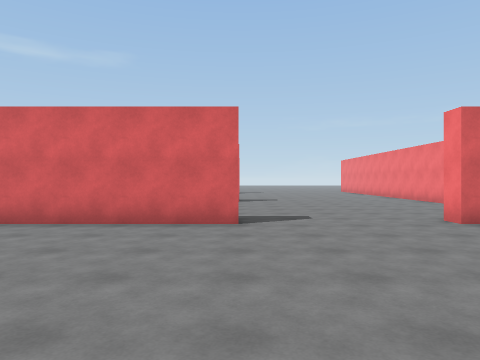
[1] (above)

24 first-person views from a walk through a scene from a Unity 3-D project. The camera is 1.5 m above the floor, looks level and sees 70° across. The floor is counted in squares, 2 m on a side. Each view is taken from the middle of a square. On the plan, view 1 faces up. The plan holds only what a view shows up to about 11 squares ahead; the rest is blank. The place goes on beyond the plan. The player character is not drawn.

[2]
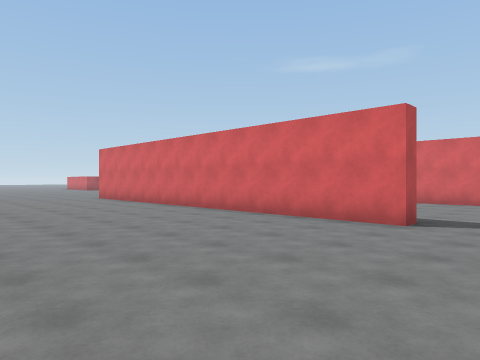

[3]
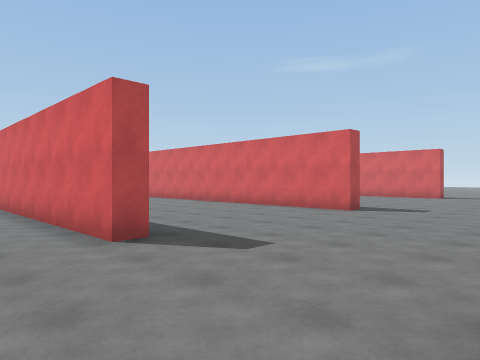

[4]
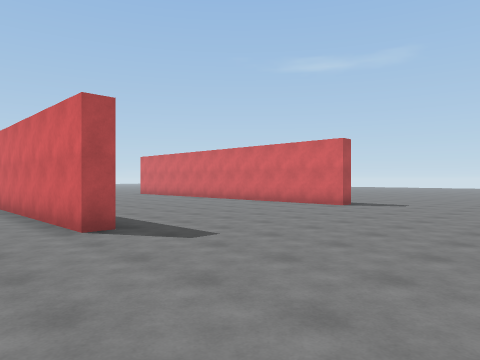

[5]
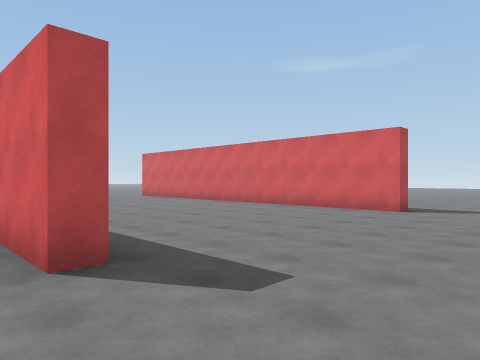

[6]
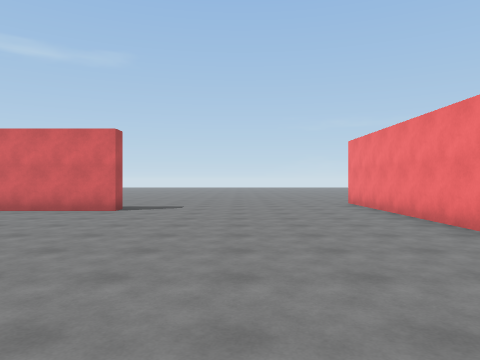

[7]
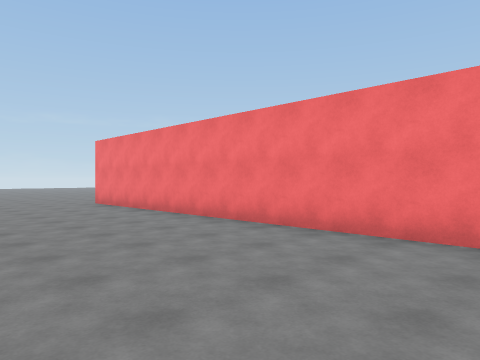

[8]
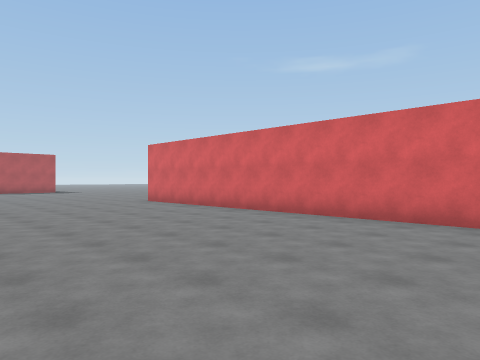

[9]
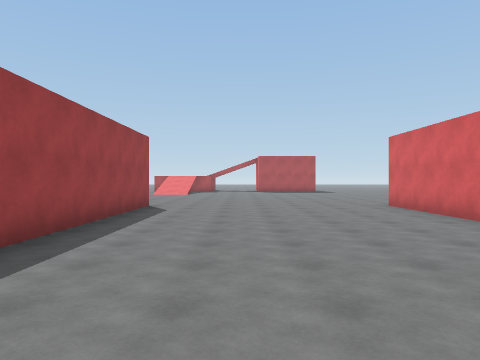

[10]
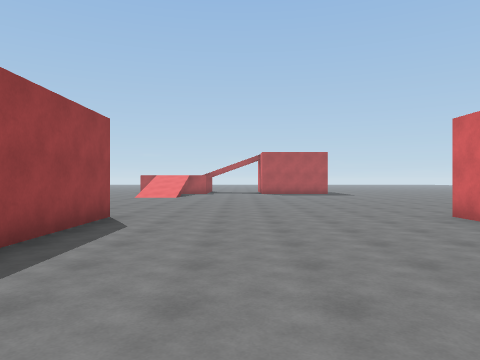

[11]
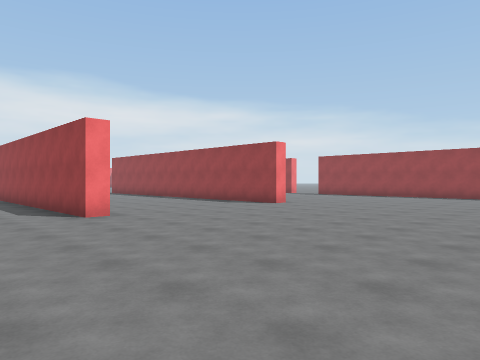

[12]
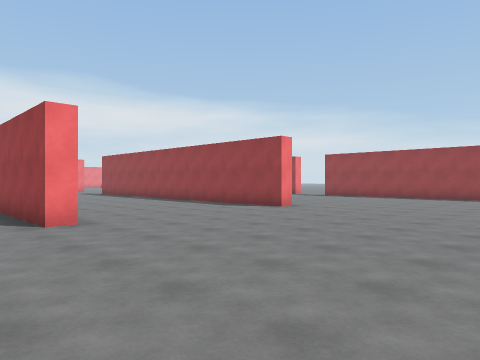

[13]
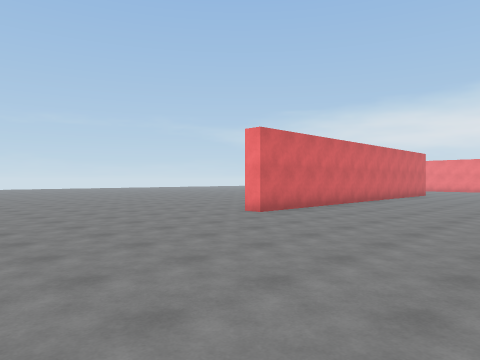

[14]
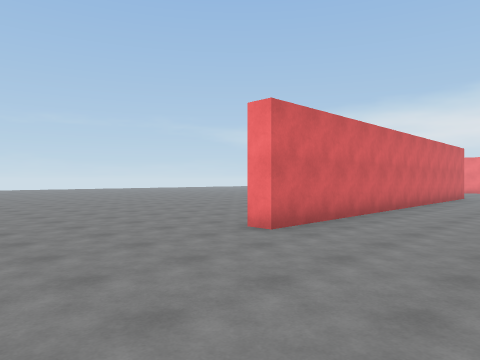

[15]
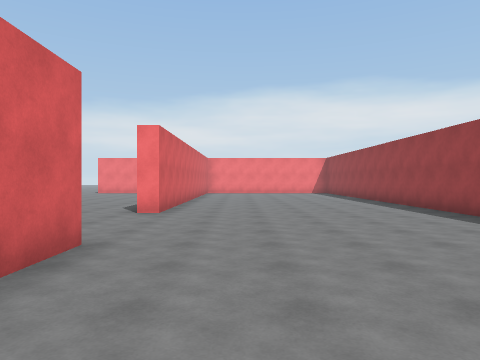

[16]
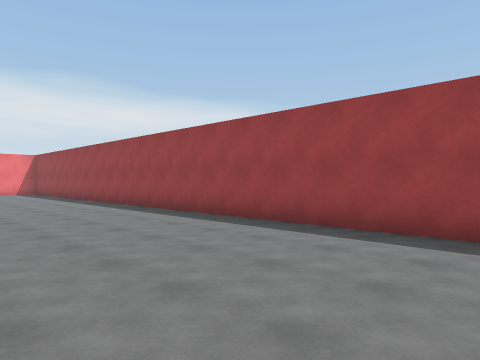

[17]
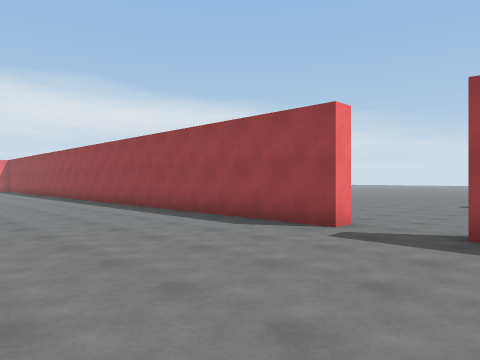

[18]
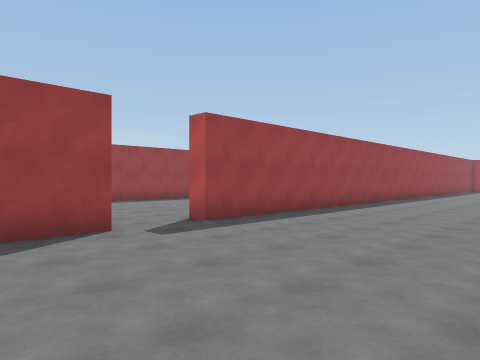

[19]
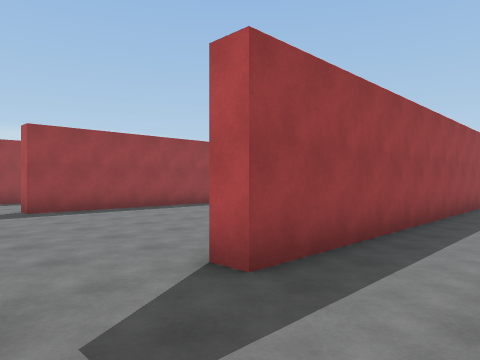

[20]
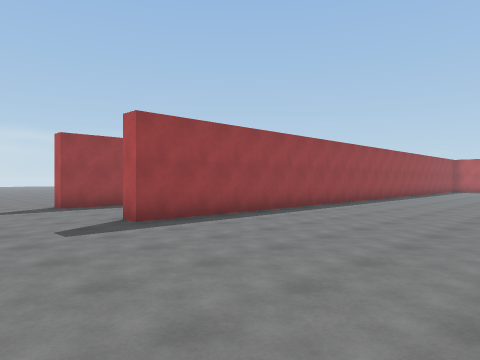

[21]
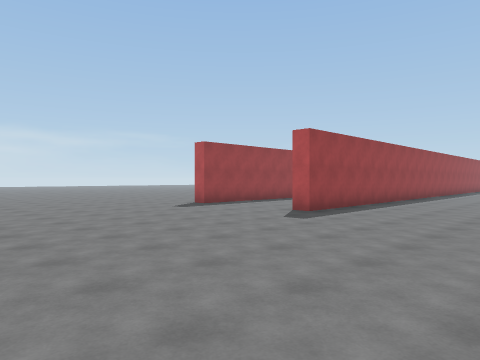

[22]
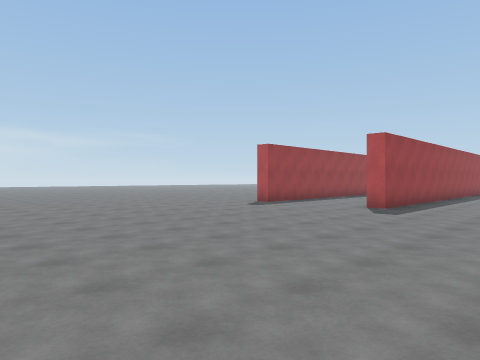

[23]
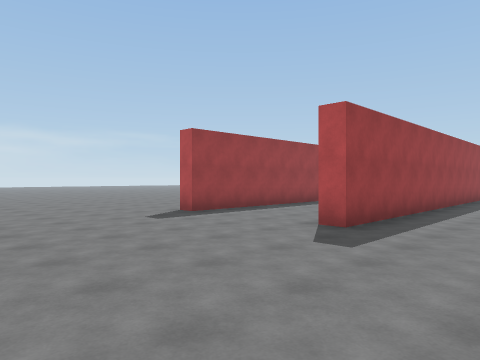

[24]
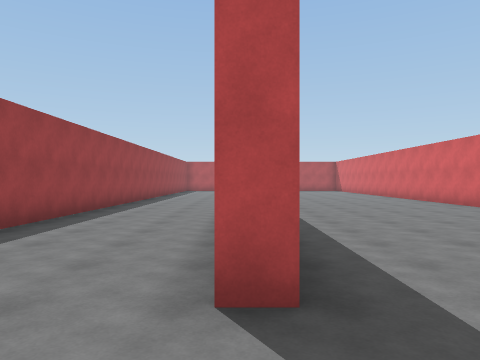

### Floor plan
Points are (right, up) in squares from view 1. A wall is a line through its corners. A room is listed if a view was taken in it or the views show most of it. See-through windows are left out.
Room 1 (views 1, 2, 3, 4, 5, 6, 7, 8, 9, 10, 11, 12, 13, 14, 15, 16, 17, 18, 19)
walls: (0, 12.4) (0, 11.9) (-5.5, 11.9); (-12, 11.8) (-12, 12.4) (-5.8, 12.4); (0, 6.4) (0, 5.8) (-7.8, 5.8); (0, 19.9) (0, 19.3) (-12, 19.3) (-12, 19.9); (-12, 5.9) (-12, 6.3) (-10.1, 6.3); (6.5, 10.9) (6.5, 22); (-7.2, -0.9) (7, -0.9); (7, 5.8) (3.8, 5.8) (3.8, 6.4); (-17.9, -0.9) (-9, -0.9)
ways out: opening at (-8.5, -1) to room 2
Room 2 (views 20, 21, 22, 23, 24)
walls: (-7.2, -1.5) (-7.2, -0.9); (-9, -0.9) (-9, -1.5); (-16.9, -7.6) (-9, -7.6) (-9, -8.2); (-16.4, -1.4) (-18, -1.4); (-18, -11.6) (-9, -11.6) (-9, -12.2)
ways out: opening at (-8.5, -1) to room 1

Where each view was taken, in squares from view 1:
view 1: 0 up, 0 right, facing up
view 2: 0 up, 2 right, facing up-left
view 3: 4 up, 4 right, facing up-left
view 4: 10 up, 5 right, facing up-left
view 5: 11 up, 3 right, facing up-left
view 6: 11 up, 3 right, facing up
view 7: 11 up, 2 right, facing up-right
view 8: 13 up, 1 left, facing up-left
view 9: 15 up, 2 left, facing left
view 10: 15 up, 5 left, facing left
view 11: 15 up, 19 left, facing down-right
view 12: 14 up, 18 left, facing down-right
view 13: 14 up, 18 left, facing up-right
view 14: 16 up, 16 left, facing up-right
view 15: 4 up, 4 left, facing right
view 16: 4 up, 4 left, facing down-right
view 17: 4 up, 10 left, facing down-right
view 18: 4 up, 5 left, facing down-left
view 19: 1 up, 7 left, facing down-left
view 20: 2 down, 6 left, facing down-left
view 21: 3 down, 2 left, facing down-left
view 22: 4 down, 0 right, facing down-left
view 23: 5 down, 4 left, facing down-left
view 24: 8 down, 7 left, facing left
